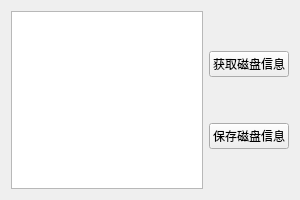
<?xml version="1.0" encoding="UTF-8"?>
<ui version="4.0">
 <class>Widget</class>
 <widget class="QWidget" name="Widget">
  <property name="geometry">
   <rect>
    <x>0</x>
    <y>0</y>
    <width>300</width>
    <height>200</height>
   </rect>
  </property>
  <property name="windowTitle">
   <string>Widget</string>
  </property>
  <layout class="QHBoxLayout" name="horizontalLayout">
   <item>
    <widget class="QTextEdit" name="textEdit"/>
   </item>
   <item>
    <layout class="QVBoxLayout" name="verticalLayout">
     <item>
      <widget class="QPushButton" name="btnGetDiskInfo">
       <property name="text">
        <string>获取磁盘信息</string>
       </property>
      </widget>
     </item>
     <item>
      <widget class="QPushButton" name="btnSaveDiskInfo">
       <property name="text">
        <string>保存磁盘信息</string>
       </property>
      </widget>
     </item>
    </layout>
   </item>
  </layout>
 </widget>
 <resources/>
 <connections/>
</ui>
